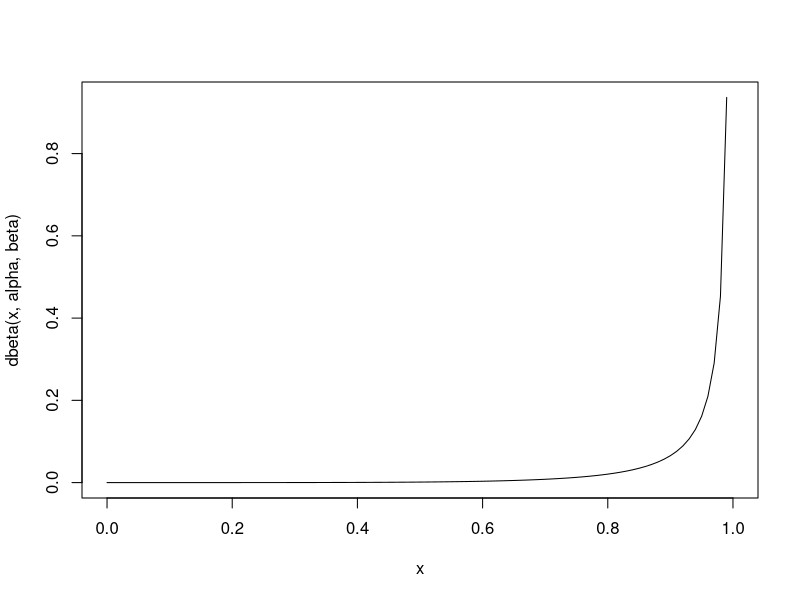

Reproduce this figure in R.
# Sample size
n = 100

# Parameters of the beta distribution
alpha = 5
beta = 0.01

# Simulate some data
set.seed(1)
x = rbeta(n, alpha, beta)

# Note that the distribution is not symmetrical
curve(dbeta(x,alpha,beta))

